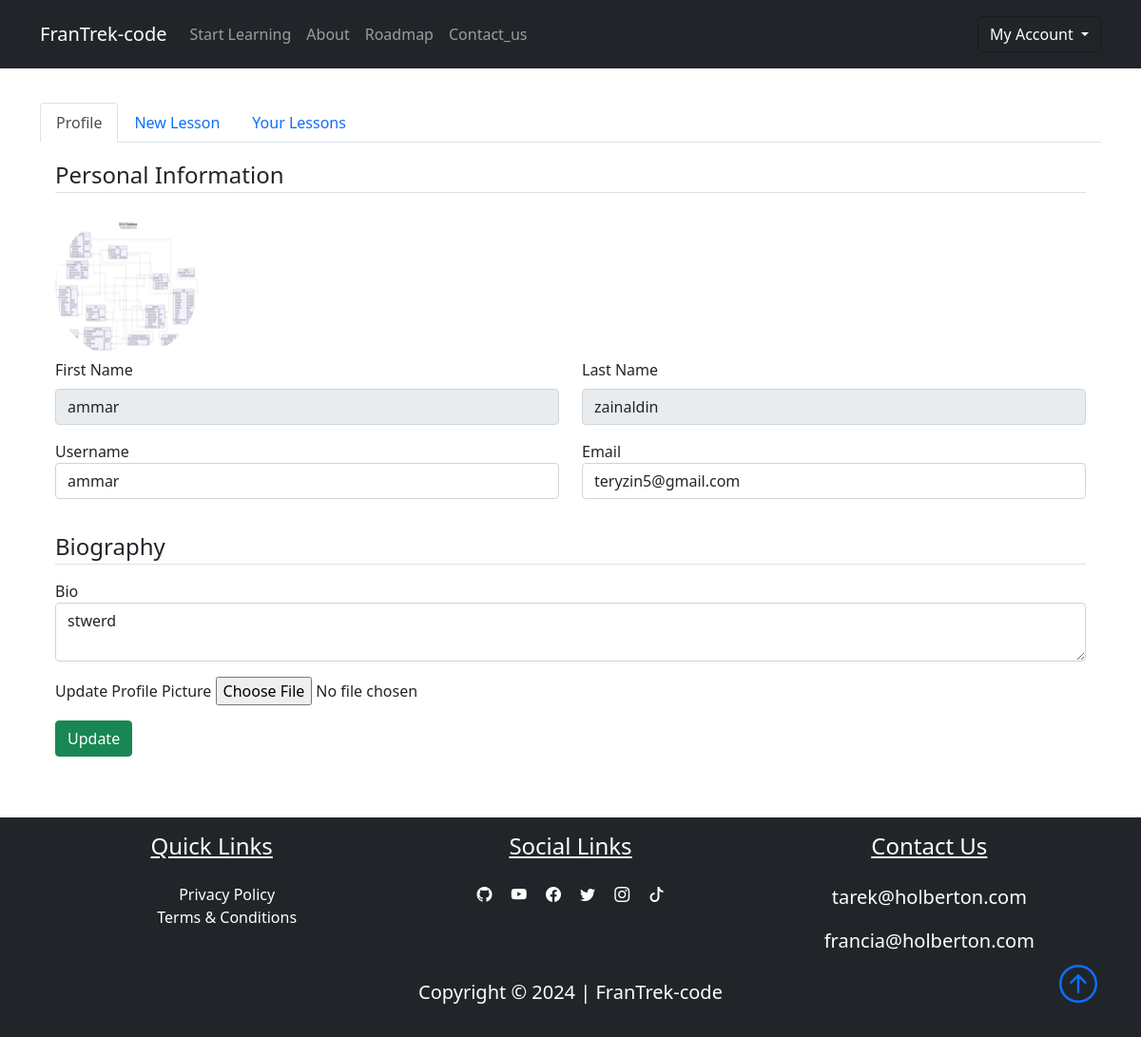
Screenshot of /dashboard/profile (signed in) with the database file from the repository.
### FranTrek/models.py (models this page shows, shortened)
class User(db.Model, UserMixin):
    id = db.Column(db.Integer, primary_key=True)
    fname = db.Column(db.String(25), nullable=False)
    lname = db.Column(db.String(25), nullable=False)
    username = db.Column(db.String(25), unique=True, nullable=False)
    email = db.Column(db.String(125), unique=True, nullable=False)
    image_file = db.Column(db.String(20), nullable=False, default="default.png")
    bio = db.Column(db.Text, nullable=True)
    password = db.Column(db.String(60), nullable=False)
    lessons = db.relationship("Lesson", backref="author", lazy=True)

### FranTrek/users/routes.py (the view)
@users.route("/dashboard/profile", methods=["GET", "POST"])
@login_required
def profile():
    profile_form = UpdateProfileForm()
    if profile_form.validate_on_submit():
        if profile_form.picture.data:
            picture_file = save_picture(
                profile_form.picture.data, "static/user_pics", output=(150, 150)
            )
            current_user.image_file = picture_file
        current_user.username = profile_form.username.data
        current_user.email = profile_form.email.data
        current_user.bio = profile_form.bio.data
        db.session.commit()
        flash("Your profile has been updated", "success")
        return redirect(url_for("users.profile"))
    elif request.method == "GET":
        profile_form.username.data = current_user.username
        profile_form.email.data = current_user.email
        profile_form.bio.data = current_user.bio
    image_file = url_for("static", filename=f"user_pics/{current_user.image_file}")
    return render_template(
        "profile.html",
        title="Profile",
        profile_form=profile_form,
        image_file=image_file,
        active_tab="profile",
    )

### FranTrek/users/forms.py (shortened to what this page needs)
class UpdateProfileForm(FlaskForm):
    username = StringField(
        "Username", validators=[DataRequired(), Length(min=2, max=25)]
    )
    email = StringField("Email", validators=[DataRequired(), Email()])
    bio = TextAreaField("Bio")
    picture = FileField(
        "Update Profile Picture", validators=[FileAllowed(["jpg", "png"])]
    )
    submit = SubmitField("Update")

### FranTrek/models.py (called while the page is built)
@login_manager.user_loader
def load_user(user_id):
    return User.query.get(int(user_id))

### FranTrek/templates/profile.html (shortened to what this page needs)
{% extends "dashboard.html"%}
{% block profile %}
<div class="{{'tab-pane show active fade p-3' if active_tab=='profile' else 'tab-pane fade p-3'}}" id="nav-profile"
    role="tabpanel" aria-labelledby="nav-profile-tab">
    <form action=" " method="POST" enctype="multipart/form-data">
        <fieldset class='form-group'>
            <legend class='border-bottom mb-4'>Personal Information</legend>
            <img class="rounded-circle user-img" src="{{image_file}}" alt="">
            <div class='form-group'>
                <div class="row mb-3">
                    <div class="col">
                        <label for="fname" class="form-label">First Name</label>
                        <input class="form-control" type="text" value="{{ current_user.fname}}" readonly>
                    </div>
                    <div class="col">
                        <label for="lname" class="form-label">Last Name</label>
                        <input class="form-control" type="text" value="{{ current_user.lname}}" readonly>
                    </div>
                </div>
                <div class="row mb-3">
                    <div class="col">
                        {{ profile_form.username.label(class='form-control-label')}}
                        {% if profile_form.username.errors%}
                        {{ profile_form.username(class='form-control form-control-lg is-invalid')}}
                        <div class="invalid-feedback">
                            {% for error in profile_form.username.errors %}
                            <span>{{error}}</span>
                            {% endfor %}
                        </div>
                        {% else %}
                        {{ profile_form.username(class='form-control form-control')}}
                        {% endif %}
                    </div>
                    <div class="col">
                        {{ profile_form.email.label(class='form-control-label')}}
                        {% if profile_form.email.errors%}
                        {{ profile_form.email(class='form-control form-control-lg is-invalid')}}
                        <div class="invalid-feedback">
                            {% for error in profile_form.email.errors %}
                            <span>{{error}}</span>
                            {% endfor %}
                        </div>
                        {% else %}
                        {{ profile_form.email(class='form-control form-control')}}
                        {% endif %}
                    </div>
                </div>
            </div>
        </fieldset>
        <fieldset>
            <legend class="border-bottom my-3">Biography</legend>
            <div class="form-group">
                <div class="my-3">
                    {{ profile_form.bio.label(class='form-control-label') }}
                    {{ profile_form.bio(class='form-control') }}
                </div>
                <div class="form-group mb-3">
                    {{ profile_form.picture.label}}
                    {{ profile_form.picture(class='form-control-file')}}
                </div>
                <div class="col-12">
                    <button class="btn btn-success" type="submit">Update</button>
                </div>
            </div>
        </fieldset>
    </form>
</div>
{% endblock profile %}

### FranTrek/static/main.css (style rules this page uses)
body::before { display: block; content: ''; height: 60px; }
.user-img { height: 150px; width: 150px; margin-right: 8px; }

### rows the page displays
User: fname "ammar", lname "zainaldin", username "ammar", email "teryzin5@gmail.com", bio "stwerd"

### other values shown
{{ profile_form.username.label(class='form-control-label') }} "Username"
{{ profile_form.email.label(class='form-control-label') }} "Email"
{{ profile_form.bio.label(class='form-control-label') }} "Bio"
{{ profile_form.picture.label }} "Update Profile Picture"
